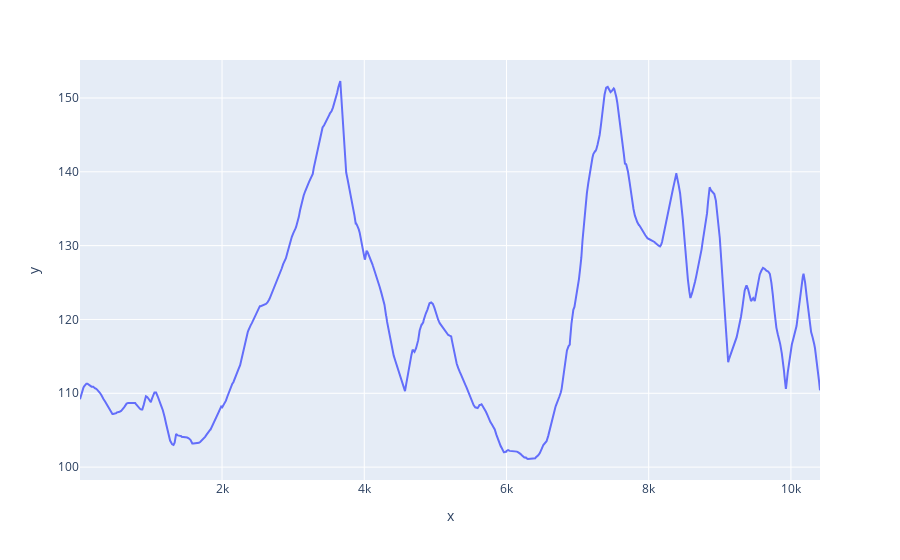

The notebook cell this image was saved under:
### Code cell
import plotly.express as px

px.line(x=streams["distance"].data, y=streams["altitude"].data)

### Figure 1 — Plotly figure (JSON) as saved in the notebook; plotly's stock layout.template omitted (floating-point values rounded to 4 significant figures; data arrays with more than 128 entries replaced by an {"elided": "..."} marker saying what was removed)
{"data": [{"hovertemplate": "x=%{x}<br>y=%{y}<extra></extra>", "legendgroup": "", "line": {"color": "#636efa", "dash": "solid"}, "marker": {"symbol": "circle"}, "mode": "lines", "name": "", "orientation": "v", "showlegend": false, "type": "scatter", "x": {"elided": "792 float values"}, "xaxis": "x", "y": {"elided": "792 float values"}, "yaxis": "y"}], "layout": {"legend": {"tracegroupgap": 0}, "margin": {"t": 60}, "xaxis": {"anchor": "y", "domain": [0, 1], "title": {"text": "x"}}, "yaxis": {"anchor": "x", "domain": [0, 1], "title": {"text": "y"}}}}
